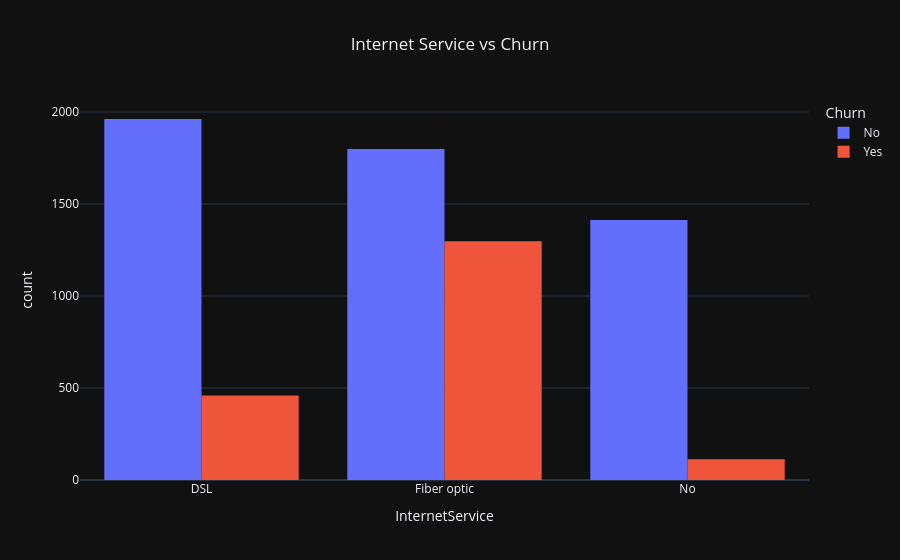

The notebook cell this image was saved under:
### Markdown cell above
# Internet Service vs Churn

### Code cell
fig=px.histogram(df,
                x='InternetService',
                color='Churn',
                barmode='group',
                title='Internet Service vs Churn')
fig.update_layout(title_x=0.5)
fig.show()

### Figure 1 — Plotly figure (JSON) as saved in the notebook; plotly's stock layout.template omitted (floating-point values rounded to 4 significant figures; data arrays with more than 128 entries replaced by an {"elided": "..."} marker saying what was removed)
{"data": [{"alignmentgroup": "True", "bingroup": "x", "hovertemplate": "Churn=No<br>InternetService=%{x}<br>count=%{y}<extra></extra>", "legendgroup": "No", "marker": {"color": "#636efa", "pattern": {"shape": ""}}, "name": "No", "offsetgroup": "No", "orientation": "v", "showlegend": true, "type": "histogram", "x": {"elided": "5174 str values"}, "xaxis": "x", "yaxis": "y"}, {"alignmentgroup": "True", "bingroup": "x", "hovertemplate": "Churn=Yes<br>InternetService=%{x}<br>count=%{y}<extra></extra>", "legendgroup": "Yes", "marker": {"color": "#EF553B", "pattern": {"shape": ""}}, "name": "Yes", "offsetgroup": "Yes", "orientation": "v", "showlegend": true, "type": "histogram", "x": {"elided": "1869 str values"}, "xaxis": "x", "yaxis": "y"}], "layout": {"barmode": "group", "legend": {"title": {"text": "Churn"}, "tracegroupgap": 0}, "title": {"text": "Internet Service vs Churn", "x": 0.5}, "xaxis": {"anchor": "y", "domain": [0, 1], "title": {"text": "InternetService"}}, "yaxis": {"anchor": "x", "domain": [0, 1], "title": {"text": "count"}}}}
